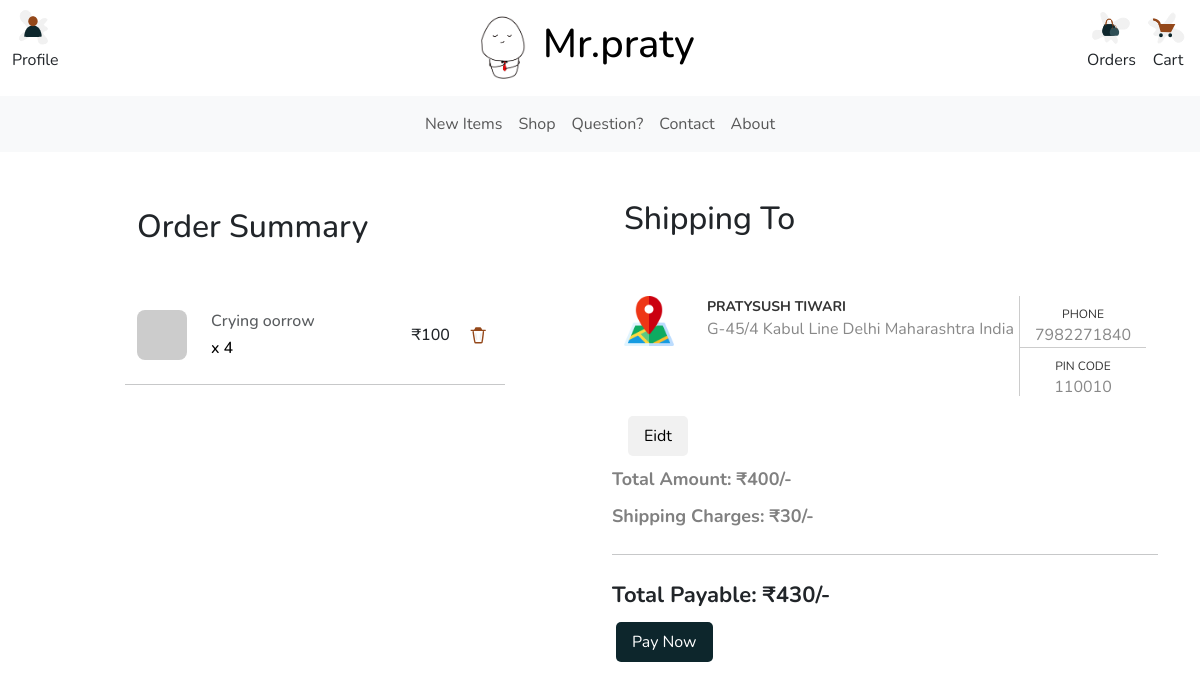
The app's page /checkout (signed in), older data.
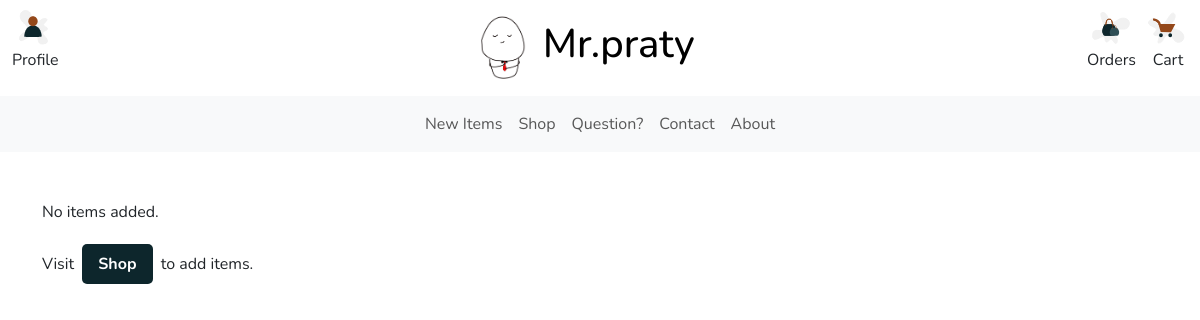
The same page, newer data.
### PratyushDoodlesApp/models/UserModel.py (models this page shows, shortened)
class CartItem(db.Model):
    __tablename__ = 'cart_item'
    id = db.Column(db.Integer, primary_key=True)
    quantity = db.Column(db.Integer, nullable=False)
    cart_id = db.Column(db.Integer, db.ForeignKey('cart.id'), nullable=False)
    product_id = db.Column(db.Integer, db.ForeignKey('product.id'), nullable=False)
    def get_product(self):
        product = Product.query.filter_by(id = self.product_id).first()
        return product

class Address(db.Model):
    __tablename__ = 'address'
    id = db.Column(db.Integer, primary_key=True)
    recipient_name = db.Column(db.String(255), nullable=False)
    addressLine1 = db.Column(db.String(255), nullable=False)
    addressLine2 = db.Column(db.String(255), nullable=True)
    city = db.Column(db.String(255), nullable=False)
    state = db.Column(db.String(255), nullable=False)
    pincode = db.Column(db.String(255), nullable=False)
    country = db.Column(db.String(255), nullable=False)
    phone_number = db.Column(db.String(15), nullable=False)
    user_id = db.Column(db.Integer, db.ForeignKey('user.id'), nullable=True)
    order_id = db.Column(db.Integer, db.ForeignKey('order.id'), nullable=True)

### PratyushDoodlesApp/models/ProductModel.py (models this page shows, shortened)
class Product(db.Model):
    __tablename__ = 'product'
    id = db.Column(db.Integer, primary_key=True)
    name = db.Column(db.String(255), nullable=False)
    description = db.Column(db.String(255), nullable=False)
    price = db.Column(db.Integer, nullable=False)
    stock_quantity = db.Column(db.Integer, nullable=False)
    discount_percent = db.Column(db.Integer, nullable=True)
    product_highlight = db.Column(db.String(255), nullable=True)
    product_images = db.relationship('ProductImage', backref = 'of_product', lazy=True)

### PratyushDoodlesApp/business/checkout.py (the view)
@checkout_bp.route('/checkout')
def checkout():
    data = getCartData()
    return render_template('checkout.html', data=data)

### PratyushDoodlesApp/business/auth.py (called while the page is built)
@login_manager.user_loader
def load_user(user_id):
    return User.query.get(int(user_id))

### PratyushDoodlesApp/business/cart.py (called while the page is built)
def getCartData():
    user = get_current_user()
    items_count = 0
    total_amount = 0
    cart_items = None
    if user and user.cart:
        cart_items = user.cart.cart_items
        for cart_item in cart_items:
            items_count = items_count + cart_item.quantity
            product = Product.query.filter_by(id = cart_item.product_id).first()
            total_amount = total_amount + (product.price * cart_item.quantity)
    return {
        'user' : user,
        'items_count' : items_count,
        'total_amount' : total_amount,
        'cart_items' : cart_items
    }

### PratyushDoodlesApp/business/util.py (called while the page is built)
def get_current_user():
    if  current_user.is_anonymous:
        return None
    return current_user

### PratyushDoodlesApp/templates/checkout.html (shortened to what this page needs)
{% extends 'ui/base_page.html' %}
{% block content %}
<div class="container mt-5">
    {% if data.user %}
    {% if data.cart_items and (data.cart_items|length>0) %}
    <div class="row">
        <div class="col-md-4 mx-auto">
            <div class="flex-column m4">
                <ul class="navbar-nav justify-content-end flex-grow-1 pe-3">
                    <li class="nav-item">
                        <a class="nav-link" aria-current="page" href="#">
                            <h2>Order Summary</h2>
                        </a>
                    </li>
                </ul>
                <div class="mt-5">
                    {% for cart_item in data.cart_items %}
                    <div id="cart-item-{{ cart_item.product_id }}">
                        {% with cart_item=cart_item, product=cart_item.get_product() %}
                        {% include 'ui/cart_item.html' %}
                        {% endwith %}
                    </div>
                    {% endfor %}
                </div>
            </div>
        </div>
        <div class=" col-md-6">
            <div class="flex-column">
                <div class="col-lg-12 mx-auto">
                    <div id="shipping-address-filled"
                        style="display: {% if data.user.address %} block {% else %} none {% endif%};">
                        {% with address=data.user.address %}
                        {% include 'ui/saved_address.html' %}
                        {% endwith %}
                    </div>
                    <div class="total-payable">
                        Total Amount: ₹{{ data.total_amount }}/-
                    </div>
                    <div class="shipping-amount">
                        Shipping Charges: ₹30/-
                    </div>
                    <div class="total-amount-large">
                        <hr class="my-4">
                        Total Payable: ₹{{ data.total_amount + 30 }}/-
                    </div>
                        <button id="rzp-pay-button"  style="display:  {% if data.user.address %} block {% else %} none {% endif %};" class="dark-button">Pay Now</button>
                </div>
            </div>
        </div>
    </div>
    {% else %}
    <div class="row ml-auto">
        <p>
            No items added.
        </p>
        <p>
            Visit <a type="button" class="dark-button" href="{{ url_for('shop.shop') }}"><b>Shop</b></a> to add items.
        </p>
    </div>
    {% endif %}
    {% else %}
    <div class="row ml-auto">
        <p>
            <a type="button" class="dark-button" href="{{ url_for('auth.login') }}"><b>Log-In</b></a> to access your cart
        </p>
    </div>
    {% endif%}
</div>
{% endblock content %}

### PratyushDoodlesApp/templates/ui/cart_item.html
<div class="row mb-4 d-flex justify-content-between align-items-center">
    <div class="col-md-2 col-lg-2 col-xl-2">
        <img src="{{ product.product_images[0].picture_url }}" alt="Product" class="rounded-3 ic-50" />
    </div>
    <div class="col-md-5 col-lg-5 col-xl-5">
        <h6 class="text-muted">{{ product.name }}</h6>
        <h6 class="text-black mb-0">x {{ cart_item.quantity }}</h6>
    </div>
    <div class="col-md-1 col-lg-1 col-xl-1 offset-lg-1">
        <h6 class="mb-0">₹{{ product.price }}</h6>
    </div>
    <div class="col-md-2 col-lg-2 col-xl-2 text-end">
        <span class="text-muted" product_id="{{ product.id }}" onclick="removeItemFromCart(this)">
            <img class="ic-30" src="{{ url_for('static', filename='images/ic_thrash.svg') }}">
        </span>
    </div>
    <hr class="my-4">
</div>

### PratyushDoodlesApp/templates/ui/saved_address.html
<div class="container">
    <h2>Shipping To</h2>
    <div class="row">
        <div class="card-wrap horizontal">
            <div class="card-img-container">
                <figure>
                    <img src="{{ url_for('static', filename='images/ic_map.png') }}">
                </figure>
                <button class="secondary-button" onclick="onShippingAddressEdit()">Eidt</button>
            </div>
            <div class="card-info">
                <div class="card-address">
                    <a href="#">
                        <p class="card-title">{{ address.recipient_name }}</p>
                        <p>{{ address.addressLine1 }} {{ address.addressLine2 }} {{ address.city }} {{ address.state }}
                            {{ address.country }} <br><br>
                        </p>
                    </a>
                </div>
                <div class="card-phone">
                    <a href="#"><span>Phone</span>{{ address.phone_number }}</a>
                    <a href="#"><span>Pin Code</span>{{ address.pincode }}</a>
                </div>
            </div>
        </div>
    </div>
</div>

Row changes from the older to the newer data that the page shows:
removed CartItem: name "Crying oorrow", quantity "4", price "100"
no longer on this page (row unchanged): Address: recipient_name "PRATYSUSH TIWARI", addressLine1 "G-45/4 Kabul Line", city "Delhi", state "Maharashtra", country "India", phone_number "7982271840", pincode "110010"
Text that changed along with them:
{{ data.total_amount }}: "400" → (not shown)
{{ data.total_amount + 30 }}: "430" → (not shown)
text no longer shown: "Order Summary Shipping To Eidt PHONE PIN CODE Total Amount: ₹ /- Shipping Charges: ₹30/- Total Payable: ₹ /- Pay Now"
text now shown: "No items added. Visit Shop to add items."
